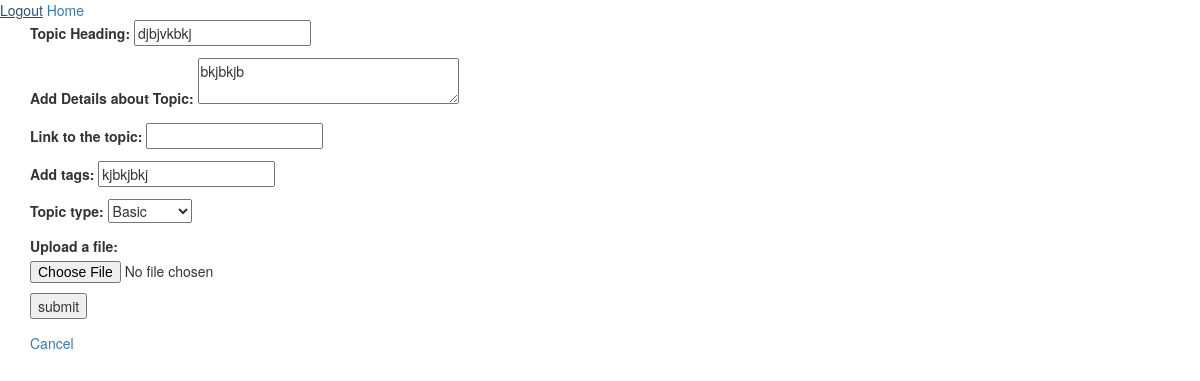
Screenshot of /codehub/topic/edit/11/ (signed in) with the database file from the repository.
### app/models.py (models this page shows, shortened)
class CodehubTopicModel(models.Model):
    user = models.ForeignKey(User)
    topic_heading = models.CharField(max_length = 100)
    topic_detail = models.CharField(max_length = 200)
    topic_link = models.CharField(max_length = 100 )
    tags = models.CharField(max_length = 50)
    timeStamp = models.DateTimeField()
    topic_type = models.CharField(max_length = 10)
    file = models.FileField(upload_to = 'uploads/')

### app/views.py (the view)
    def wrapper(request,id,*args,**kwargs):
        topic_details = CodehubTopicModel.objects.get(id = id)
        if topic_details.user.username != request.user.username:
            return redirect('/codehub/topic')
        return func(request,id,*args,**kwargs)

### app/forms.py
class CodehubTopicForm(forms.ModelForm):
    CHOICES = (('Basic', 'Basic'),('Advanced', 'Advanced'),)
    topic_heading = forms.CharField(label = 'Topic Heading',max_length = 100)
    topic_detail = forms.CharField(label = 'Add Details about Topic',widget = forms.Textarea(attrs = {'rows':'2','cols':'32'}),max_length = 200)
    topic_link = forms.URLField(label = 'Link to the topic',max_length = 100,required = False)
    tags = forms.CharField(label = 'Add tags',max_length = 100,required = True)
    topic_type = forms.ChoiceField(choices = CHOICES,required = True)
    file = forms.FileField(label = 'Upload a file:',required=False)
    class Meta:
        model = CodehubTopicModel
        fields = ['topic_heading','topic_detail','topic_link','tags','topic_type','file']

### app/views.py (called while the page is built)
def loginRequired(func):
    def wrapper(request,*args,**kwargs):
        if not request.user.is_authenticated():
            return redirect('login_view')
        return func(request,*args,**kwargs)
    return wrapper

def check_user_access_for_topic_edit_or_comment(func):
    def wrapper(request,id,*args,**kwargs):
        topic_details = CodehubTopicModel.objects.get(id = id)
        if topic_details.user.username != request.user.username:
            return redirect('/codehub/topic')
        return func(request,id,*args,**kwargs)
    return wrapper

@loginRequired
@check_user_access_for_topic_edit_or_comment
def edit_topic(request,id):
    if request.method == 'POST':
        form = CodehubTopicForm(request.POST)
        if form.is_valid():
            initial_topic_details = CodehubTopicModel.objects.get(id=id)
            form =CodehubTopicForm(request.POST,instance = initial_topic_details)
            form.save()
            print 'data edited'
            return redirect('/codehub/topic')
    else:
        topic_details = CodehubTopicModel.objects.get(id = id)
        data = {'topic_heading':topic_details.topic_heading,'topic_detail':topic_details.topic_detail,'topic_link':topic_details.topic_link,'tags':topic_details.tags}
        form = CodehubTopicForm(initial = data)
    return render(request,'codehub/edit_topic.html',{'form':form})

### app/templates/codehub/edit_topic.html (shortened to what this page needs)
{% extends 'base.html' %}
{% block content %}
<form method = 'post'>
  {{ form.as_p }}
<input type='submit' name='sub' value='submit'/>
</form>
<a href = "{% url 'codehub_topic' %}">Cancel</a>
{% endblock %}

### rows the page displays
CodehubTopicModel: topic_heading "djbjvkbkj", topic_detail "bkjbkjb", tags "kjbkjbkj", topic_type "Basic"
